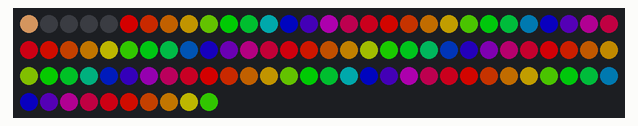
The sketch below on a simulated Arduino Uno, built with avr-gcc and run on an emulated ATmega328P. On the bench: 100 RGB LEDs in strip order, left to right, continuing on the next row. Dim RGB values are drawn brighter than linear.

Above: at 3.16 s.
At 7.49 s:
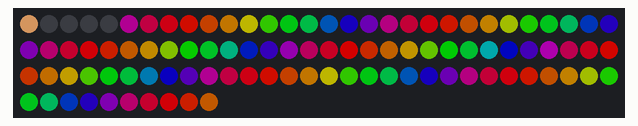
At 11.5 s:
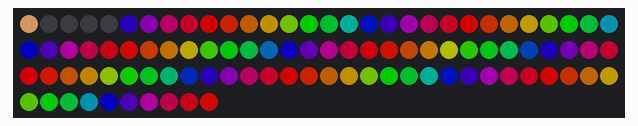
At 19.85 s:
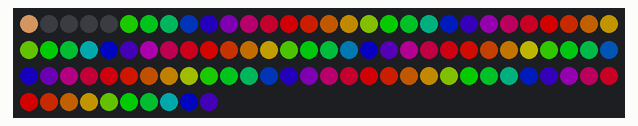
At 29.65 s:
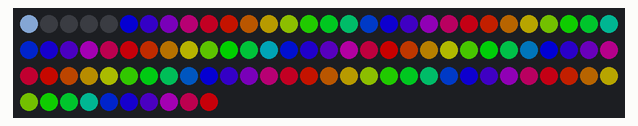
At 39.54 s:
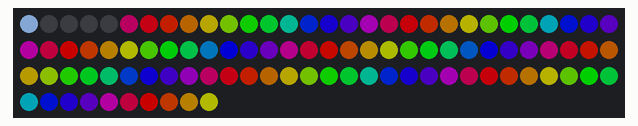

The sketch:

ColorTemperature.ino
```cpp
#include <FastLED.h>

#define LED_PIN     A0

// Information about the LED strip itself
#define NUM_LEDS    100
#define CHIPSET     WS2811
#define COLOR_ORDER GRB
CRGB leds[NUM_LEDS];

#define BRIGHTNESS  128


// FastLED v2.1 provides two color-management controls:
//   (1) color correction settings for each LED strip, and
//   (2) master control of the overall output 'color temperature'
//
// THIS EXAMPLE demonstrates the second, "color temperature" control.
// It shows a simple rainbow animation first with one temperature profile,
// and a few seconds later, with a different temperature profile.
//
// The first pixel of the strip will show the color temperature.
//
// HELPFUL HINTS for "seeing" the effect in this demo:
// * Don't look directly at the LED pixels.  Shine the LEDs aganst
//   a white wall, table, or piece of paper, and look at the reflected light.
//
// * If you watch it for a bit, and then walk away, and then come back
//   to it, you'll probably be able to "see" whether it's currently using
//   the 'redder' or the 'bluer' temperature profile, even not counting
//   the lowest 'indicator' pixel.
//
//
// FastLED provides these pre-conigured incandescent color profiles:
//     Candle, Tungsten40W, Tungsten100W, Halogen, CarbonArc,
//     HighNoonSun, DirectSunlight, OvercastSky, ClearBlueSky,
// FastLED provides these pre-configured gaseous-light color profiles:
//     WarmFluorescent, StandardFluorescent, CoolWhiteFluorescent,
//     FullSpectrumFluorescent, GrowLightFluorescent, BlackLightFluorescent,
//     MercuryVapor, SodiumVapor, MetalHalide, HighPressureSodium,
// FastLED also provides an "Uncorrected temperature" profile
//    UncorrectedTemperature;

#define TEMPERATURE_1 Tungsten100W
#define TEMPERATURE_2 OvercastSky

// How many seconds to show each temperature before switching
#define DISPLAYTIME 20
// How many seconds to show black between switches
#define BLACKTIME   3

void loop()
{
  // draw a generic, no-name rainbow
  static uint8_t starthue = 0;
  fill_rainbow( leds + 5, NUM_LEDS - 5, --starthue, 20);

  // Choose which 'color temperature' profile to enable.
  uint8_t secs = (millis() / 1000) % (DISPLAYTIME * 2);
  if( secs < DISPLAYTIME) {
    FastLED.setTemperature( TEMPERATURE_1 ); // first temperature
    leds[0] = TEMPERATURE_1; // show indicator pixel
  } else {
    FastLED.setTemperature( TEMPERATURE_2 ); // second temperature
    leds[0] = TEMPERATURE_2; // show indicator pixel
  }

  // Black out the LEDs for a few secnds between color changes
  // to let the eyes and brains adjust
  if( (secs % DISPLAYTIME) < BLACKTIME) {
    memset8( leds, 0, NUM_LEDS * sizeof(CRGB));
  }

  FastLED.show();
  FastLED.delay(8);
}

void setup() {
  delay( 3000 ); // power-up safety delay
  // It's important to set the color correction for your LED strip here,
  // so that colors can be more accurately rendered through the 'temperature' profiles
  FastLED.addLeds<CHIPSET, LED_PIN, COLOR_ORDER>(leds, NUM_LEDS).setCorrection( TypicalSMD5050 );
  FastLED.setBrightness( BRIGHTNESS );
}
```
